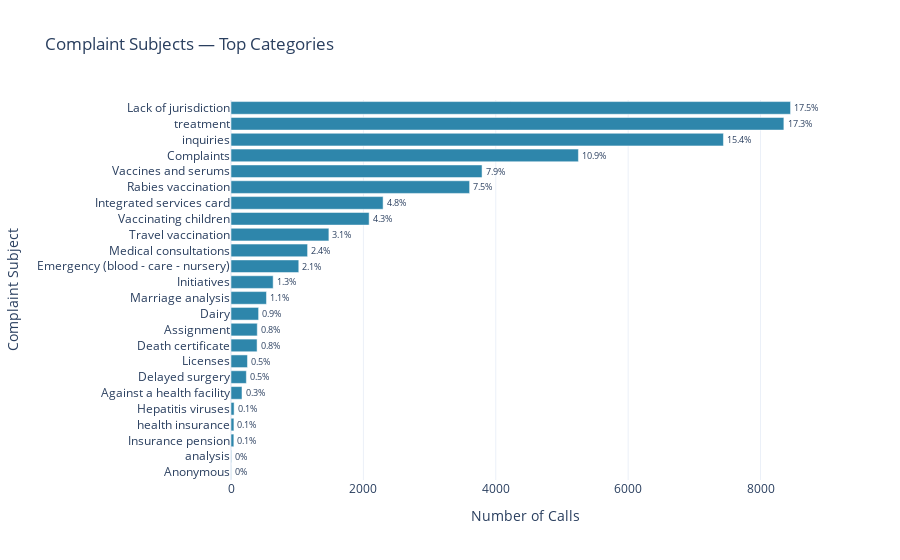

The code cell stored with this chart in its notebook:
### Markdown cell above
### 3.2 Complaint Classification
   - Categorize complaint types and their frequency
   - Identify top 10 most common citizen issues
   - Analyze complaint distribution by entity/department

### Code cell
subjects = (
df['complaint_subject_en']
.value_counts()
.reset_index()
.rename(columns={'count': 'call_count'}))
subjects['percentage'] = (subjects['call_count'] / len(working_data) * 100).round(1)

fig = px.bar(
subjects,
x='call_count',
y='complaint_subject_en',
orientation='h',
text='percentage',
title='Complaint Subjects — Top Categories',
labels={'complaint_subject_en': 'Complaint Subject',
'call_count': 'Number of Calls'},
color_discrete_sequence=[COLORS['primary']])

fig.update_layout(template=PLOTLY_TEMPLATE, showlegend=False,
yaxis=dict(categoryorder='total ascending'))
fig.update_traces(texttemplate='%{text}%', textposition='outside')
fig.show()

print("\n Complaint Subject Summary")

for _, row in subjects.head(5).iterrows():
  print(f"  {row['complaint_subject_en']:35s} {int(row['call_count']):>6,}  ({row['percentage']}%)")

### Figure 1 — Plotly figure (JSON) as saved in the notebook; plotly's stock layout.template omitted (floating-point values rounded to 4 significant figures)
{"data": [{"hovertemplate": "Number of Calls=%{x}<br>Complaint Subject=%{y}<br>percentage=%{text}<extra></extra>", "legendgroup": "", "marker": {"color": "#2E86AB", "pattern": {"shape": ""}}, "name": "", "orientation": "h", "showlegend": false, "text": [17.5, 17.3, 15.4, 10.9, 7.9, 7.5, 4.8, 4.3, 3.1, 2.4, 2.1, 1.3, 1.1, 0.9, 0.8, 0.8, 0.5, 0.5, 0.3, 0.1, 0.1, 0.1, 0.0, 0.0], "textposition": "outside", "x": [8454, 8353, 7440, 5249, 3793, 3605, 2298, 2087, 1479, 1157, 1024, 637, 536, 417, 397, 394, 249, 232, 166, 47, 44, 43, 7, 3], "xaxis": "x", "y": ["Lack of jurisdiction", "treatment", "inquiries", "Complaints", "Vaccines and serums", "Rabies vaccination", "Integrated services card", "Vaccinating children", "Travel vaccination", "Medical consultations", "Emergency (blood - care - nursery)", "Initiatives", "Marriage analysis", "Dairy", "Assignment", "Death certificate", "Licenses", "Delayed surgery", "Against a health facility", "Hepatitis viruses", "health insurance", "Insurance pension", "analysis", "Anonymous"], "yaxis": "y", "type": "bar", "texttemplate": "%{text}%"}], "layout": {"xaxis": {"anchor": "y", "domain": [0.0, 1.0], "title": {"text": "Number of Calls"}}, "yaxis": {"anchor": "x", "domain": [0.0, 1.0], "title": {"text": "Complaint Subject"}, "categoryorder": "total ascending"}, "legend": {"tracegroupgap": 0}, "title": {"text": "Complaint Subjects — Top Categories"}, "barmode": "relative", "showlegend": false}}
